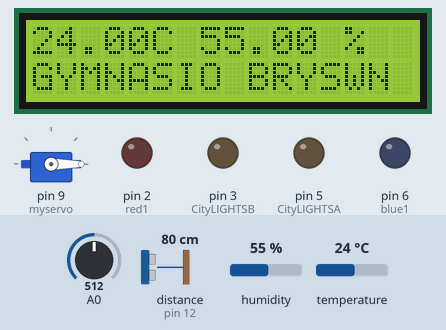
Bench run of a sketch on a simulated Arduino Uno, built with avr-gcc and run on an emulated ATmega328P. Parts: 16×2 character LCD, servo, output pins drawn as LEDs (lit = HIGH). Wiring (inferred from the names in the program): ultrasonic range finder: trigger pin 13; echo pin 12. The test bench sets the inputs (shaded band); at power-on: temperature 24 °C, A0 = 512, distance to the obstacle (sensor on pin 12) 80 cm, humidity 55 %. The echo pulse lasts 58.3 µs per cm; pins used as bus, display or sensor lines are not drawn; what the sketch prints to the serial monitor is not drawn.

Above: at 2.3 s.
2.4 s: temperature set to 14.5 °C
At 3.9 s:
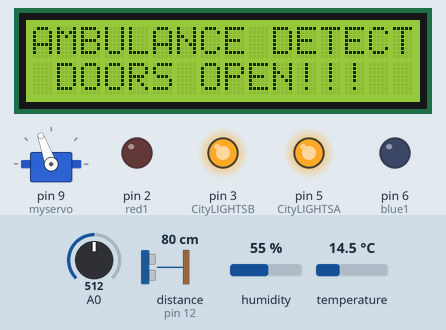
4.3 s: temperature set to 13.2 °C
At 6.6 s:
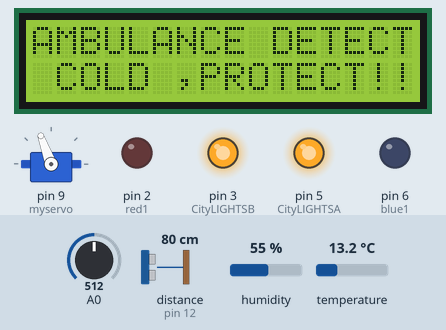
At 53.4 s:
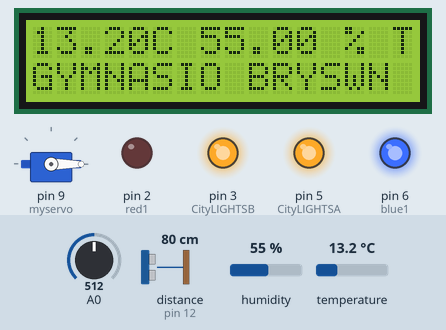
Timing chart, 0 to 55.2 s (numbered marks = the images above; inputs shaded):
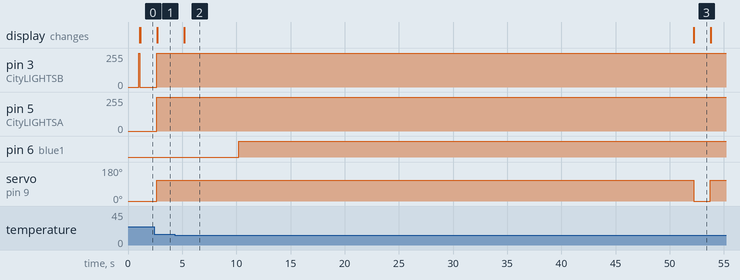

The sketch:

servobaranosokom3.ino
```cpp
//ΤΟ ΠΡΟΓΡΑΜΜΑ ΤΗΣ ΜΠΑΡΑΣ ΤΟΥ ΝΟΣΟΚΟΜΕΙΟΥ , ΤΗΣ ΟΘΟΝΗΣ LCD ΚΑΙ ΤΗΣ ΣΤΑΔΙΑΚΗΣ ΦΩΤΕΙΝΟΤΗΤΑΣ ΤΗΣ ΠΟΛΗΣ(ΟΣΟ ΠΕΡΙΣΣΟΤΕΡΟ ΣΚΟΤΑΔΙ ΤΟΣΟ ΠΙΟ ΠΟΛΥ ΦΩΤΙΖΟΥΝ) KAI!.....
// I2C LCD screen demo
//Compatible with the Arduino IDE 1.0
//Library version:1.1
#include <Wire.h>
#include <LiquidCrystal_I2C.h>
LiquidCrystal_I2C lcd(0x27,16 ,2);
#define echo 12
#define trigger 13
#include <Servo.h> // Συμπερίλαβε τη βιβλιοθήκη του σέρβο
Servo myservo; // Δημιούργησε ένα αντικείμενο τύπου Servo
int s=1; // Το βήμα (μοίρες) που θα αυξάνουμε τη θέση του σέρβο σε κάθε επανάληψη
//const int LDR=A0; //ΕΔΩ ΣΥΝΔΕΩ ΤΗΝ ΦΩΤΟΑΝΤΙΣΤΑΣΗ LDR ΓΙΑ ΝΑ ΔΙΑΒΑΖΩ ΤΟ ΕΠΙΠΕΔΟ ΦΩΤΕΙΝΟΤΗΤΑΣ
int LDR;
int input=0;
int brightness=0;
float hum;  //Stores humidity value,ΤΙΜΗ ΥΓΡΑΣΙΑΣ
float temp; //Stores temperature value,ΤΙΜΗ ΘΕΡΜΟΚΡΑΣΙΑΣ
const int CityLIGHTSA=5;
const int CityLIGHTSB=3;
unsigned long start_time; // Δημιούργησε μια μεταβλητή τύπου unsigned long integer με όνομα start_time
#include <DHT.h>; //ΒΙΒΛΙΟΘΗΚΗ ΑΙΣΘΗΤΗΡΑ DHT
//Constants
#define DHTPIN 4     // what pin we're connected to ,ΤΟ ΠΙΝ ΠΟΥ ΣΥΝΔΕΟΥΜΕ ΤΟΝ ΑΙΣΘΗΤΗΡΑ ΘΕΡΜΟΚΡΑΣΙΑΣ - ΥΓΡΑΣΙΑΣ
#define DHTTYPE DHT22   // DHT 22  (AM2302),ΤΥΠΟΣ ΑΙΣΘΗΤΗΡΑ,ΔΙΑΛΕΞΑΜΕ DHT22 ΩΣ ΠΙΟ ΑΞΙΟΠΙΣΤΟ
DHT dht(DHTPIN, DHTTYPE); //// Initialize DHT sensor for normal 16mhz Arduino
//Variables

int red1=2;
int blue1=6;
//ΕΔΩ ΟΙ ΟΡΙΣΜΟΙ ΓΙΑ ΦΩΝΗΤΙΚΗ ΠΡΟΕΙΔΟΠΟΙΗΣΗ -ΠΑΙΖΕΙ ΑΠΟ DFPLAYER MINI MP3 ΚΑΙ SD CARD
#include "SoftwareSerial.h"
SoftwareSerial mySerial(10, 11);
# define Start_Byte 0x7E
# define Version_Byte 0xFF
# define Command_Length 0x06
# define End_Byte 0xEF
# define Acknowledge 0x00 //Returns info with command 0x41 [0x01: info, 0x00: no info]

# define ACTIVATED LOW

int buttonPause = 3;

long TP_init()   //ΤΟ CONTROL-ΔΕΚΤΗΣ ΠΟΥ ΘΑ ΕΛΕΓΧΕΙ ΤΗΝ ΠΑΡΑΛΑΒΗ Ή ΟΧΙ ΤΟΥ ΣΗΜΑΤΟΣ-ΠΟΙΟ ΚΑΤΩ ΦΑΙΝΕΤΑΙ ΟΤΑΝ ΧΡΗΣΙΜΟΠΟΙΗΤΑΙ
{
 digitalWrite(trigger,LOW);
  delayMicroseconds(2);
  digitalWrite(trigger,HIGH);
  delayMicroseconds(2);
  digitalWrite(trigger,LOW);
  delayMicroseconds(2);
  long microseconds=pulseIn(echo,HIGH,100000);
  return microseconds ;

}

void setup()
{
 pinMode(buttonPause, INPUT);
digitalWrite(buttonPause,HIGH);

mySerial.begin (9600);
delay(1000);
  Serial.begin(9600);
pinMode(CityLIGHTSA,OUTPUT);  //LIGHTSA AND B  ΣΤΑΔΙΑΚΟΣ ΦΩΤΙΣΜΟΣ ΠΟΛΗΣ
pinMode(CityLIGHTSB,OUTPUT);
pinMode(red1, OUTPUT);
pinMode(blue1, OUTPUT);
pinMode(trigger, OUTPUT);
pinMode(echo, INPUT);

lcd.init(); // initialize the lcd
// Print a message to the LCD.
lcd.backlight();
lcd.setCursor(0,0);
myservo.attach(9); // Σχετίζει το σερβο με το πιν 9
LDR=analogRead(A0);
myservo.write(0); // Γύρισε τον άξονα του servo στην τιμή 0
delay(35); // Περίμενε λίγο για να γυρίσει το servo στην τιμή που θέλουμε
dht.begin(); //ΘΕΡΜΟΜΕΤΡΟ DHT,ΞΕΚΙΝΑ.
digitalWrite(CityLIGHTSA,LOW);
digitalWrite(CityLIGHTSB,LOW);
}
void loop()
{

//Read data and store it to variables hum and temp,ΔΙΑΒΑΖΩ ΜΕΤΡΗΣΕΙΣ ΚΑΙ ΤΙΣ ΑΠΟΘΗΚΕΥΩ ΣΤΙΣ ΜΕΤΑΒΛΗΤΕΣ hum and temp
    hum = dht.readHumidity();
    temp= dht.readTemperature();
lcd.setCursor(0,0); // Η ΟΘΟΝΗ LCD ΘΑ ΔΕΙΞΕΙ ΘΕΡΜΟΚΡΑΣΙΑ ΚΑΙ ΥΓΡΑΣΙΑ % ΣΤΗΝ ΠΡΩΤΗ ΓΡΑΜΜΗ
  lcd.print( temp );
   lcd.print( "C ");
lcd.setCursor(7,0);
lcd.print( hum );
lcd.print(" % ");
 lcd.setCursor(0,1);
lcd.print("GYMNASIO BRYSWN ");
  myservo.write(0); // Γύρισε τον άξονα του servo στην τιμή 0
delay(1500); // Περίμενε λίγο για να γυρίσει το servo στην τιμή που θέλουμε
//EAN ANIXNEYTEI YPERHXOS
if ( TP_init()>=10) {
start_time=millis(); //ΑΡΧΙΖΩ ΤΟ ΧΡΟΝΟΜΕΤΡΟ
while (millis() - start_time < 40000) { // Εφόσον δεν πέρασαν 40 δευτ κάνε:
  myservo.write(110); // Γύρισε τον άξονα του servo στην τιμή 110-άνοιξε την μπάρα
delay(20);
//Read data and store it to variables hum and temp,ΔΙΑΒΑΖΩ ΜΕΤΡΗΣΕΙΣ ΚΑΙ ΤΙΣ ΑΠΟΘΗΚΕΥΩ ΣΤΙΣ ΜΕΤΑΒΛΗΤΕΣ hum and temp
    hum = dht.readHumidity();
    temp= dht.readTemperature();

   input = analogRead(LDR);
 brightness = map(input,520,1023,0,255);  //ΣΤΑΔΙΑΚΟΣ ΦΩΤΙΣΜΟΣ ΠΟΛΗΣ ΑΝΤΙΣΤΡΟΦΩΣ ΑΝΑΛΟΓΗ ΤΗΣ ΕΞΩΤΕΡΙΚΗΣ ΦΩΤΕΙΝΟΤΗΤΑΣ
 analogWrite(CityLIGHTSA,brightness);
 analogWrite(CityLIGHTSB,brightness);
 Serial.println(TP_init());


lcd.setCursor(0,0);
lcd.print("AMBULANCE DETECT");
lcd.setCursor(0,1);
lcd.print(" DOORS OPEN!!! ");
//ΕΑΝ Η ΘΕΡΜΟΚΡΑΣΙΑ ΕΙΝΑΙ <14 C ΓΡΑΨΕ " COLD ,PROTECT!!!" ΣΤΗΝ ΟΘΟΝΗ LCD ΚΑΙ ΠΑΙΞΕ ΤΟ ΑΝΤΙΣΤΟΙΧΟ ΚΟΜΜΑΤΙ ΑΠΟ DFPLAYER-SD CARD
if (temp<14.00)
{
  lcd.setCursor(0,1);
lcd.print(" COLD ,PROTECT!!!");
playSecond();
  digitalWrite(blue1,HIGH);
  delay(50);
playFifth();
}
//ΕΑΝ Η ΘΕΡΜΟΚΡΑΣΙΑ ΕΙΝΑΙ >28 C ΓΡΑΨΕ "HOT CLIMATE,PROTECT" ΣΤΗΝ ΟΘΟΝΗ ΚΑΙ ΠΑΙΞΕ ΤΟ ΑΝΤΙΣΤΟΙΧΟ ΚΟΜΜΑΤΙ ΑΠΟ DFPLAYER-SD CARD
if (temp>28.00)
{
  lcd.setCursor(0,1);
lcd.print("HOT CLIMATE,PROTECT");
playFourth();
digitalWrite(red1,HIGH);
  delay(50);
 playThird();
}
}}
//ΕΑΝ ΔΕΝ ΑΝΙΧΝΕΥΤΕΙ ΥΠΕΡΗΧΟΣ
if ( TP_init()<=10) {
start_time=millis(); //ΑΡΧΙΖΩ ΤΟ ΧΡΟΝΟΜΕΤΡΟ
while (millis() - start_time < 2500) { // Εφόσον δεν πέρασαν 2,5 δευτ κάνε:
  myservo.write(0); // Γύρισε τον άξονα του servo στην τιμή 0-κλεισε την μπάρα
delay(20);
//Read data and store it to variables hum and temp,ΔΙΑΒΑΖΩ ΜΕΤΡΗΣΕΙΣ ΚΑΙ ΤΙΣ ΑΠΟΘΗΚΕΥΩ ΣΤΙΣ ΜΕΤΑΒΛΗΤΕΣ hum and temp
    hum = dht.readHumidity();
    temp= dht.readTemperature();

   input = analogRead(LDR);
 brightness = map(input,400,1023,0,255);  //ΣΤΑΔΙΑΚΟΣ ΦΩΤΙΣΜΟΣ ΠΟΛΗΣ ΑΝΤΙΣΤΡΟΦΩΣ ΑΝΑΛΟΓΗ ΤΗΣ ΕΞΩΤΕΡΙΚΗΣ ΦΩΤΕΙΝΟΤΗΤΑΣ
 analogWrite(CityLIGHTSA,brightness);
 analogWrite(CityLIGHTSB,brightness);
 Serial.println(TP_init());
lcd.setCursor(0,0);
lcd.print(" NO AMBULANCE!   ");
lcd.setCursor(0,1);
lcd.print(" DOORS CLOSED    ");

if (temp<14.00)
{
 lcd.setCursor(0,1);
lcd.print(" COLD ,PROTECT!!!");
playSecond();
  digitalWrite(blue1,HIGH);
  delay(50);
playFifth();
}
if (temp>28.00)
{
 lcd.setCursor(0,1);
lcd.print("HOT CLIMATE,PROTECT");
playFourth();
digitalWrite(red1,HIGH);
  delay(50);
 playThird();
}
}
}
// τα παρακατω ειναι για τον έλεγχο παραλαβης υπερηχου,ldr,φωτεινοτητας
Serial.println(TP_init());

Serial.println(input);
 Serial.println(brightness);
 Serial.print(temp); Serial.print(" C ");

}
//ΓΙΑ ΤΑ MP3
void playFirst()
{
  execute_CMD(0x3F, 0, 0);
  delay(2500);
  setVolume(30);
  delay(500);

}
void playFifth() //κατευθυνθητε σε θερμρνομενους χωρους
{
  execute_CMD(0x03, 0, 4);
  delay(5500);
  setVolume(30);
  delay(50);

}
void playSecond() //ΠΡΟΣΟΧΗ ΧΑΜΗΛΗ ΘΕΡΜΟΚΡΑΣΙΑ
{
  execute_CMD(0x03, 0, 1);
  delay(4000);
  setVolume(30);
  delay(50);

}
void playThird() //ΚΑΤΕΥΘΥΝΘΗΤΕ ΣΕ ΚΛΙΜΑΤΙΖΟΜΕΝΟΥΣ ΧΩΡΟΥΣ
{
  execute_CMD(0x03, 0, 2);
  delay(5500);
  setVolume(30);
  delay(50);

}
void playFourth() //ΠΡΟΣΟΧΗ ΥΨΗΛΗ ΘΕΡΜΟΚΡΑΣΙΑ
{
  execute_CMD(0x03, 0, 3);
  delay(4000);
  setVolume(30);
  delay(50);

}
void pause()
{
  execute_CMD(0x0E,0,0);
  delay(500);
}

void play()
{
  execute_CMD(0x0D,0,1);
  delay(500);
}


void setVolume(int volume)
{
  execute_CMD(0x06, 0, volume); // Set the volume (0x00~0x30)
  delay(1000);
}

void execute_CMD(byte CMD, byte Par1, byte Par2)
// Excecute the command and parameters
{
// Calculate the checksum (2 bytes)
word checksum = -(Version_Byte + Command_Length + CMD + Acknowledge + Par1 + Par2);
// Build the command line
byte Command_line[10] = { Start_Byte, Version_Byte, Command_Length, CMD, Acknowledge,
Par1, Par2, highByte(checksum), lowByte(checksum), End_Byte};
//Send the command line to the module
for (byte k=0; k<10; k++)
{
mySerial.write( Command_line[k]);
}
}
```

Measured:
- the behaviour switches between 14 and 13.9 °C on temperature (found by bisection; images 1 and 2)
- after the input at 4.3 s, pin 6 (blue1): LOW → HIGH after 5.9 s; the display: changes after 0.88 s (image 2)
- what the display in image 2 shows lasts 47.0 s, from 5.2 s to 52.2 s
